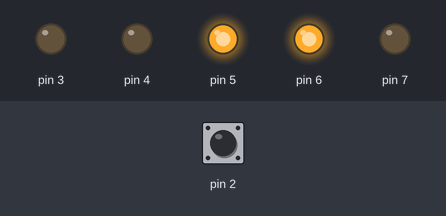
A sketch run on a simulated Arduino Uno, built with avr-gcc and run on an emulated ATmega328P. On the bench: output pins drawn as LEDs (lit = HIGH). The test bench sets the inputs (shaded band); at power-on: pin 2 HIGH.

Above: at 0.1 s.
Timing chart, 0 to 1.6 s (numbered marks = the images above):
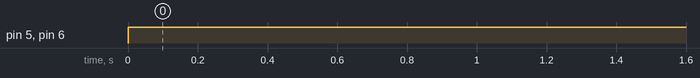

The sketch:

semaforo.ino
```cpp
char sec = 1;
char apertou = false;
volatile int t = 0;

int main(){
  DDRB &=~ (1<<2);//entrada
  PORTD |= (1<<PD2); //pullup
  DDRD |=  (1<<3) | (1<<4) | (1<<5) | (1<<6) | (1<<7); //saida
  EICRA |= (1<<1);//interrompe ao descer
  EIMSK |= (1<<0);// configura que o pino tem interrupcao

  // Configura TIMER0 no modo normal
  TCCR0A = 0b00000010;
  TCCR0B = 0b00000010;
  OCR0A = 249;
  TIMSK0 = 0b00000010;
  PORTD |= (1<<5);
  PORTD |= (1<<6);

  sei(); //habilita as interrupções

  while(1){
    if (t == 8000 & apertou == true){
      sec++;
      t = 0;
    }
    if(sec == 12){
      sec = 1;
      apertou = false;
      PORTD &=~ (1<<3);
    }
    if(sec <= 6){// Verde (siga): 6 segundos
      PORTD &=~ (1<<7);
      PORTD |= (1<<6);
      PORTD |= (1<<5);
    }
    if(sec == 7){// Amarelo (atenção): 1 segundos
      PORTD &=~ (1<<5);
      PORTD |= (1<<4);
    }
    if(sec == 8 & sec <= 11){// Vermelho (parado): 4 segundos
      PORTD &=~ (1<<4);
      PORTD |= (1<<3);
    }
    if(sec == 9){// Verde (siga): 3 segundos
      PORTD &=~ (1<<6);
      PORTD |= (1<<7);
    }
    if(sec >= 10){// Vermelho (parado): Pisca em uma frequência de aproximadamente 4 Hz durante 2 segundos, depois fica em vermelho até um próximo ciclo.
      PORTD &=~ (1<<7);
      if(t % 500 == 0){
        PORTD ^= (1<<6);
      }
    }
  }
}

ISR(INT0_vect){//apertou = comeca a alterar
  sec = 1;
  apertou = true;
}

ISR(TIMER0_COMPA_vect) // Rotina de interrupcao
{
 t++;
}
```

Measured:
- by itself, pin 5, pin 6: LOW → HIGH at 0.00 s
